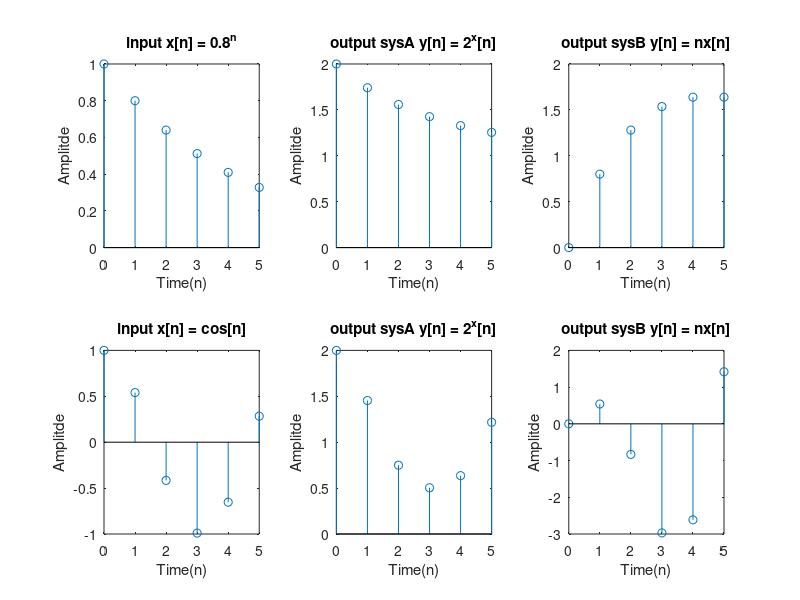

MATLAB code to generate this figure:
%2A
n = 0:5;
x1 = 0.8.^n;
x2 = cos(n);

%input 1 sys a,b
subplot(2,3,1);
stem(n,x1);
title('input x[n] = 0.8^n');
xlabel('Time(n)');
ylabel('Amplitde');

%sys a
subplot(2,3,2);
stem(n,2.^x1)
title('output sysA y[n] = 2^x[n]');
xlabel('Time(n)');
ylabel('Amplitde');
%sys b

subplot(2,3,3);
stem(n,n.*x1)
title('output sysB y[n] = nx[n]');
xlabel('Time(n)');
ylabel('Amplitde');

%input 2 sys a,b
subplot(2,3,4);
stem(n,x2);
title('input x[n] = cos[n]')
xlabel('Time(n)');
ylabel('Amplitde');

%sys a
subplot(2,3,5);
stem(n,2.^x2)
title('output sysA y[n] = 2^x[n]');
xlabel('Time(n)');
ylabel('Amplitde');

%sys b
subplot(2,3,6);
stem(n,n.*x2)
title('output sysB y[n] = nx[n]')
xlabel('Time(n)');
ylabel('Amplitde');

